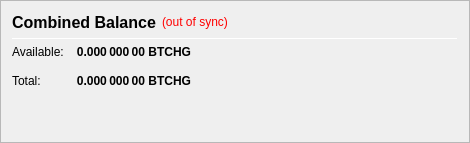
                   <widget class="QFrame" name="frame_CombinedBalances">
                    <property name="minimumSize">
                     <size>
                      <width>470</width>
                      <height>0</height>
                     </size>
                    </property>
                    <property name="frameShape">
                     <enum>QFrame::StyledPanel</enum>
                    </property>
                    <property name="frameShadow">
                     <enum>QFrame::Raised</enum>
                    </property>
                    <layout class="QVBoxLayout" name="verticalLayout_5">
                     <item>
                      <layout class="QHBoxLayout" name="horizontalLayout_5" stretch="0,0,0">
                       <item>
                        <widget class="QLabel" name="label_5z">
                         <property name="minimumSize">
                          <size>
                           <width>0</width>
                           <height>20</height>
                          </size>
                         </property>
                         <property name="font">
                          <font>
                           <pointsize>12</pointsize>
                           <weight>75</weight>
                           <bold>true</bold>
                          </font>
                         </property>
                         <property name="toolTip">
                          <string>Combined Balance (including unconfirmed and immature coins)</string>
                         </property>
                         <property name="text">
                          <string>Combined Balance</string>
                         </property>
                        </widget>
                       </item>
                       <item>
                        <widget class="QLabel" name="labelWalletStatus">
                         <property name="cursor">
                          <cursorShape>WhatsThisCursor</cursorShape>
                         </property>
                         <property name="toolTip">
                          <string>The displayed information may be out of date. Your wallet automatically synchronizes with the BITCOINHEDGE network after a connection is established, but this process has not completed yet.</string>
                         </property>
                         <property name="styleSheet">
                          <string notr="true">QLabel { color: red; }</string>
                         </property>
                         <property name="text">
                          <string notr="true">(out of sync)</string>
                         </property>
                         <property name="alignment">
                          <set>Qt::AlignLeading|Qt::AlignLeft|Qt::AlignVCenter</set>
                         </property>
                        </widget>
                       </item>
                       <item>
                        <spacer name="horizontalSpacer_1">
                         <property name="orientation">
                          <enum>Qt::Horizontal</enum>
                         </property>
                         <property name="sizeHint" stdset="0">
                          <size>
                           <width>40</width>
                           <height>20</height>
                          </size>
                         </property>
                        </spacer>
                       </item>
                      </layout>
                     </item>
                     <item>
                      <widget class="Line" name="line_CombinedBalance">
                       <property name="minimumSize">
                        <size>
                         <width>0</width>
                         <height>1</height>
                        </size>
                       </property>
                       <property name="maximumSize">
                        <size>
                         <width>16777215</width>
                         <height>1</height>
                        </size>
                       </property>
                       <property name="orientation">
                        <enum>Qt::Horizontal</enum>
                       </property>
                      </widget>
                     </item>
                     <item>
                      <layout class="QGridLayout" name="gridLayout_3">
                       <property name="spacing">
                        <number>12</number>
                       </property>
                       <item row="1" column="0">
                        <widget class="QLabel" name="labelBalanceTextz">
                         <property name="text">
                          <string>Available:</string>
                         </property>
                        </widget>
                       </item>
                       <item row="1" column="1">
                        <widget class="QLabel" name="labelBalancez">
                         <property name="font">
                          <font>
                           <weight>75</weight>
                           <bold>true</bold>
                          </font>
                         </property>
                         <property name="cursor">
                          <cursorShape>IBeamCursor</cursorShape>
                         </property>
                         <property name="toolTip">
                          <string>Your current spendable balance</string>
                         </property>
                         <property name="text">
                          <string notr="true">0.000 000 00 BTCHG</string>
                         </property>
                         <property name="alignment">
                          <set>Qt::AlignRight|Qt::AlignTrailing|Qt::AlignVCenter</set>
                         </property>
                         <property name="textInteractionFlags">
                          <set>Qt::LinksAccessibleByMouse|Qt::TextSelectableByKeyboard|Qt::TextSelectableByMouse</set>
                         </property>
                        </widget>
                       </item>
                       <item row="2" column="0">
                        <widget class="QLabel" name="labelTotalTextz">
                         <property name="text">
                          <string>Total:</string>
                         </property>
                        </widget>
                       </item>
                       <item row="2" column="1">
                        <widget class="QLabel" name="labelTotalz">
                         <property name="font">
                          <font>
                           <weight>75</weight>
                           <bold>true</bold>
                          </font>
                         </property>
                         <property name="cursor">
                          <cursorShape>IBeamCursor</cursorShape>
                         </property>
                         <property name="toolTip">
                          <string>Total Balance, including all unavailable coins.</string>
                         </property>
                         <property name="text">
                          <string notr="true">0.000 000 00 BTCHG</string>
                         </property>
                         <property name="alignment">
                          <set>Qt::AlignRight|Qt::AlignTrailing|Qt::AlignVCenter</set>
                         </property>
                         <property name="textInteractionFlags">
                          <set>Qt::LinksAccessibleByMouse|Qt::TextSelectableByKeyboard|Qt::TextSelectableByMouse</set>
                         </property>
                        </widget>
                       </item>
                       <item row="2" column="3">
                        <spacer name="horizontalSpacer_2">
                         <property name="orientation">
                          <enum>Qt::Horizontal</enum>
                         </property>
                         <property name="sizeHint" stdset="0">
                          <size>
                           <width>40</width>
                           <height>20</height>
                          </size>
                         </property>
                        </spacer>
                       </item>
                      </layout>
                     </item>
                     <item>
                      <spacer name="verticalSpacer_1">
                       <property name="orientation">
                        <enum>Qt::Vertical</enum>
                       </property>
                       <property name="sizeHint" stdset="0">
                        <size>
                         <width>20</width>
                         <height>40</height>
                        </size>
                       </property>
                      </spacer>
                     </item>
                    </layout>
                   </widget>
